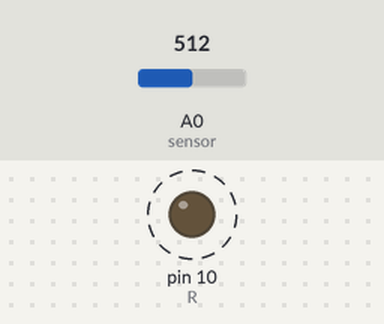
A sketch run on a simulated Arduino Uno, built with avr-gcc and run on an emulated ATmega328P. Parts: output pins drawn as LEDs (lit = HIGH). Dashed ring = blinking. Inputs (shaded band) come from the test bench; at power-on: A0 (sensor) = 512. Pins used as bus, display or sensor lines are not drawn; what the sketch prints to the serial monitor is not drawn.

Above: at 0.75 s.
1.3 s: A0 (sensor) set to 89
4.3 s: A0 (sensor) set to 79
At 4.3 s:
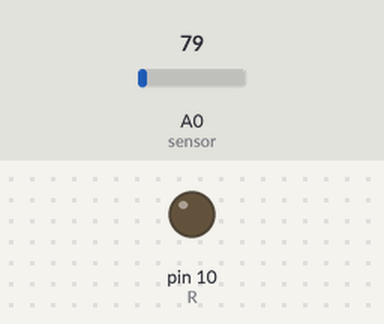
5.8 s: A0 (sensor) set to 122
At 6.15 s:
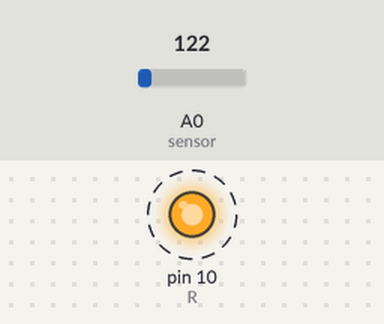
8.8 s: A0 (sensor) set to 10
At 8.8 s:
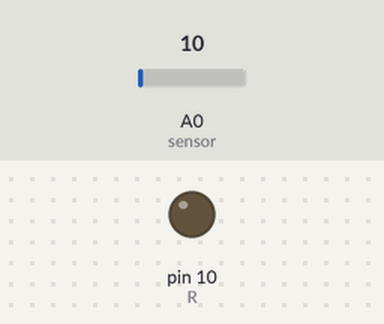
Timing chart, 0 to 11.3 s (numbered marks = the images above; inputs shaded):
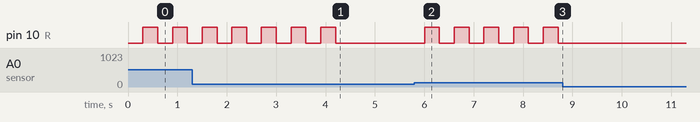

The sketch:

sound_sersor.ino
```cpp
#define sensor A0
#define VCC A2
#define GND A1

#define R 10
#define LGND 8

int val;

void setup() {
  Serial.begin(9600);
  pinMode(sensor, INPUT);
  pinMode(VCC, OUTPUT);
  pinMode(GND, OUTPUT);
  pinMode(R, OUTPUT);
  pinMode(LGND, OUTPUT);

  digitalWrite(LGND, LOW);
  digitalWrite(VCC, HIGH);
  digitalWrite(GND, LOW);

}
boolean sw = false;
void loop() {
  val = analogRead(sensor);
  int light = map(val, 0, 1023, 0, 255);

  while (light > 20) {
    if (sw) {
      digitalWrite(R, HIGH);
      Serial.println("켜짐");
    }
    else {
      digitalWrite(R, LOW);
      Serial.println("꺼짐");
    }
    sw = !sw;
    light=0;
  }


  Serial.println(light);
  delay(300);

}
```

Measured:
- the behaviour switches between 85 and 84 on A0 (sensor) (found by bisection; images 0 and 1)
- after the input at 4.3 s, pin 10 (R): stops changing and stays LOW
- after the input at 5.8 s, pin 10 (R): alternates HIGH for 0.30 s and LOW for 0.30 s, starting after 0.21 s
- after the input at 8.8 s, pin 10 (R): stops changing and stays LOW
- by itself, pin 10 (R): alternates HIGH for 0.30 s and LOW for 0.30 s
